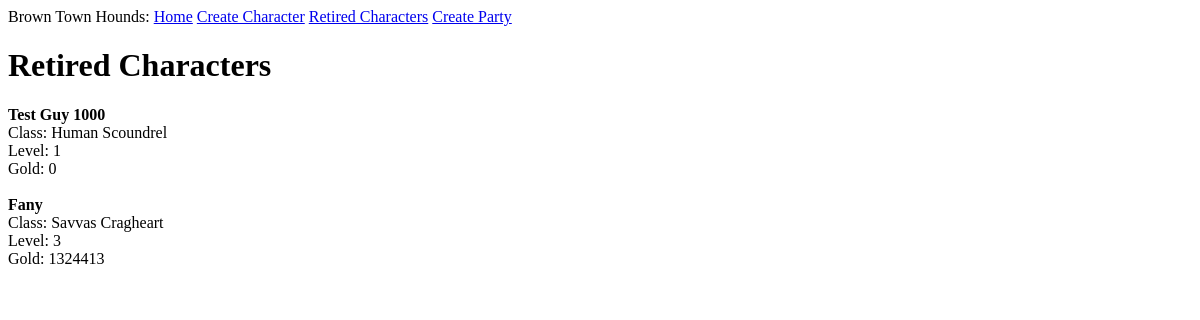
The page /retired_characters on the database as committed earlier.
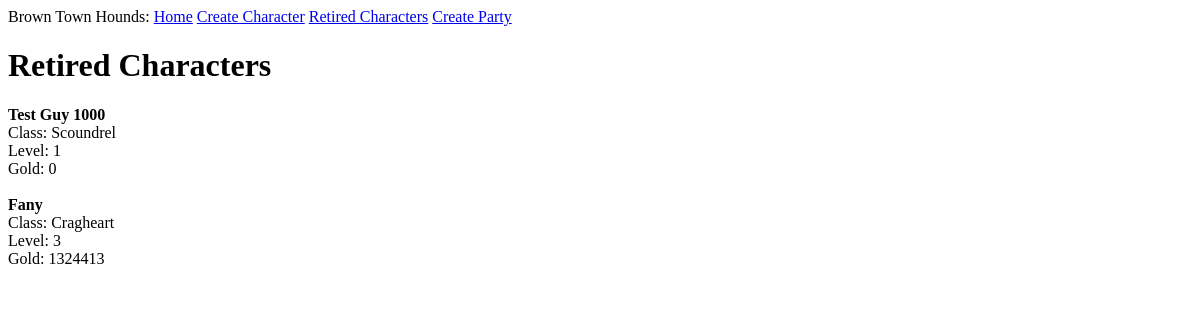
The same page on the database as committed later.
### app/models.py (models this page shows, shortened)
class RetiredCharacter(db.Model):
    id: so.Mapped[int] = so.mapped_column(primary_key=True)
    name: so.Mapped[str] = so.mapped_column(sa.String(64), index=True,
                                                unique=True)
    level: so.Mapped[int] = so.mapped_column(sa.Integer, index=True, default=1)
    gold: so.Mapped[int] = so.mapped_column(sa.Integer, index=True, default=0)
    class_id: so.Mapped[int] = so.mapped_column(sa.ForeignKey(Class.id),
                                               index=True)
    class_name: so.Mapped[Class] = so.relationship(back_populates='retired_characters')

class Class(db.Model):
    id: so.Mapped[int] = so.mapped_column(primary_key=True)
    name: so.Mapped[str] = so.mapped_column(sa.String(64), index=True,
                                                unique=True)
    class_perks: so.Mapped[list["Class_Perk"]] = so.relationship(back_populates="class_")
    characters: so.Mapped[list["Character"]] = so.relationship(back_populates='class_name')
    retired_characters: so.Mapped[list["RetiredCharacter"]] = so.relationship(back_populates='class_name')

### app/routes.py (the view)
@app.route('/retired_characters', methods=['GET', 'POST'])
def RetiredCharacters():
    get_retired_characters = sa.select(RetiredCharacter)
    retired_characters = db.session.scalars(get_retired_characters).all()
    return render_template('retired_characters.html', title='Retired Characters', retired_characters=retired_characters)

### app/templates/retired_characters.html
{% extends "base.html" %}
{% block content %}
<h1>Retired Characters</h1>
<body>
    <div>
        {% for character in retired_characters %}
        <b>{{ character.name }}</b><br>
        Class: {{ character.class_name.name }}<br>
        Level: {{ character.level }}<br>
        Gold: {{ character.gold }}<br><br>
        {% endfor %}
    </div>
{% endblock %}

Rows that differ between the two databases and show on the page:
changed through a linked row, RetiredCharacter "Test Guy 1000": class_name.name "Human Scoundrel" → "Scoundrel"
changed through a linked row, RetiredCharacter "Fany": class_name.name "Savvas Cragheart" → "Cragheart"
